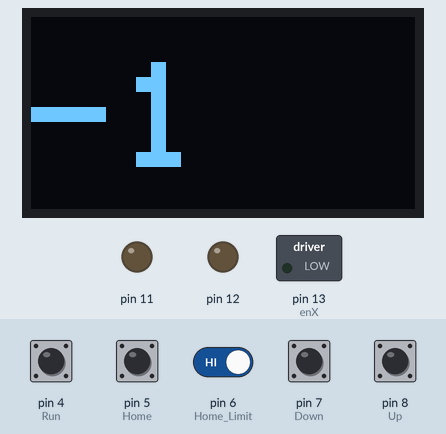
Simulated run of this sketch. Board: Arduino Uno, built with avr-gcc and run on an emulated ATmega328P. On the bench: 128×64 one-colour display, switched loads named in the sketch (green lamp = pin HIGH), output pins drawn as LEDs (lit = HIGH). The test bench sets the inputs (shaded band); at power-on: pin 4 (Run), pin 5 (Home), pin 6 (Home_Limit), pin 7 (Down), pin 8 (Up) HIGH. The display library's start-up logo is not drawn; what the sketch prints to the serial monitor is not drawn.

Above: at 2.2 s.
2.3 s: pin 4 (Run) pulled LOW for 0.15 s
At 3.7 s:
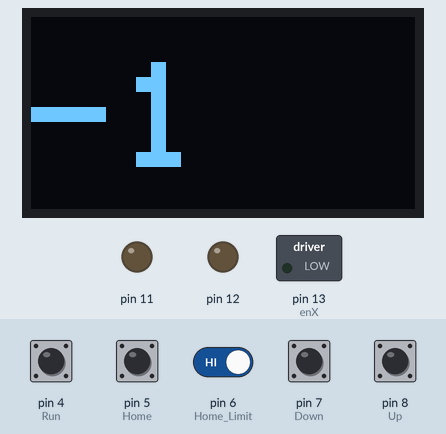
4.0 s: pin 5 (Home) pulled LOW for 0.15 s
At 4.7 s:
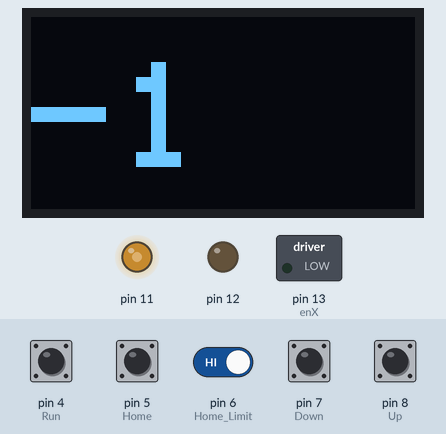
Timing chart, 0 to 7.0 s (numbered marks = the images above; inputs shaded):
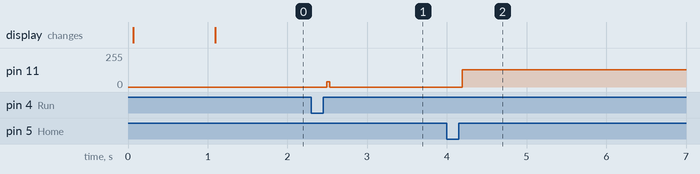

The sketch:

Banxoay_v11.ino
```cpp
//OLED
#include <SPI.h>
#include <Wire.h>
#include <Adafruit_GFX.h>
#include <Adafruit_SSD1306.h>  //https://github.com/adafruit/Adafruit_SSD1306

//OLED define
#define SCREEN_WIDTH 128  // OLED display width, in pixels
#define SCREEN_HEIGHT 64  // OLED display height, in pixels
// Declaration for an SSD1306 display connected to I2C (SDA, SCL pins)
Adafruit_SSD1306 oled(SCREEN_WIDTH, SCREEN_HEIGHT, &Wire, -1);

//
#include <EEPROM.h>

#include <math.h>
#include "StepperMotor.h"
#define pulX 11
#define dirX 12
#define enX 13

#define Run 4
#define Home 5
#define Home_Limit 6
#define Down 7
#define Up 8

StepperMotor stepperX(pulX, dirX);

bool debug = true;
bool MXA = false;
bool MH = false;
long t = millis();
int address = 0 ; //address store

float disPerRoundX = 360;
float gearX = 1;
int microStepX = 10000;
float stepsPerUnitX = microStepX * gearX / disPerRoundX;
float speedX = 3000;  //chinh toc do X

long Xd = -30;
long Xa = 0;
long X = 0;


void setup() {
  Serial.begin(115200);

  pinMode(enX, OUTPUT);
  pinMode(Run, INPUT_PULLUP);
  pinMode(Home, INPUT_PULLUP);
  pinMode(Home_Limit, INPUT_PULLUP);
  pinMode(Down, INPUT_PULLUP);
  pinMode(Up, INPUT_PULLUP);

  digitalWrite(enX, LOW);
  delay(10);

  //read data from EEPROM
  Xd = EEPROMReadlong(address);

  //For OLED I2C
  if (!oled.begin(SSD1306_SWITCHCAPVCC, 0x3C)) {  // Address 0x3D for 128x64
    Serial.println(F("SSD1306 allocation failed"));
    for (;;)
      ;
  }
  oled.display();
  delay(1000);
  // Clear the buffer
  oled.clearDisplay();
}

void loop() {

  // Serial.println(analogRead(A0));

  if (!MXA && !MH) {
    oled.clearDisplay();
    oledDisplay(5, 0, 15, Xd);  //size,x,y,value

    if (!digitalRead(Run)) {
      t = millis();
      while (!digitalRead(Run)) {
        Serial.println("Press Run button ");
      }
      if (millis() - t > 10) {
        MXA = true;
        Xa = Xa + Xd;
        X = Xa * stepsPerUnitX;
      }
      Serial.print("XA: ");
      Serial.println(Xa);
    } else if (!digitalRead(Home)) {
      t = millis();
      while (!digitalRead(Home)) {
        Serial.println("Press Home button ");
      }
      if (millis() - t > 10) {
        MH = true;
        Xa = 0;
      }
    } else if (!digitalRead(Down)) {
      t = millis();
      while (!digitalRead(Down)) {
        Serial.println("Press Down button ");
      }
      if (millis() - t > 10) {
        Xd = Xd - 1;
        EEPROMWritelong(address, Xd);
      }
    } else if (!digitalRead(Up)) {
      t = millis();
      while (!digitalRead(Up)) {
        Serial.println("Press Down button ");
      }
      if (millis() - t > 10) {
        Xd = Xd + 1;
        EEPROMWritelong(address, Xd);
      }
    }
  }

  if (MXA) {
    stepperX.DRVA(X, speedX);
    if (stepperX.getExeCompleteFlag()) {
      MXA = false;
      if (debug) {
        Serial.print("X go to A: ");
        Serial.println(X);
        Serial.print("Position: ");
        Serial.println(stepperX.getCurrentPosition());
      }
      delay(10);
    }
  }
  if (MH) {
    bool home_dir = Xd < 0 ? false : true;
    stepperX.ZRN(speedX, speedX / 15, Home_Limit, home_dir);
    if (stepperX.getExeCompleteFlag()) {
      MH = false;
      if (debug) {
        Serial.print("Come to home ");
        Serial.println(stepperX.getCurrentPosition());
      }
    }
  }
}

void oledDisplay(int size, int x, int y, float value) {
  oled.setTextSize(size);
  oled.setTextColor(SSD1306_WHITE);
  oled.setCursor(x, y);
  if (value > 0) {
    oled.print("+");
    oled.print(value, 0);
  } else {
    oled.print(value, 0);
  }
  oled.display();
}

void EEPROMWritelong(int address, long value)
{
  //Decomposition from a long to 4 bytes by using bitshift.
  //One = Most significant -> Four = Least significant byte
  byte four = (value & 0xFF);
  byte three = ((value >> 8) & 0xFF);
  byte two = ((value >> 16) & 0xFF);
  byte one = ((value >> 24) & 0xFF);

  //Write the 4 bytes into the eeprom memory.
  EEPROM.write(address, four);
  EEPROM.write(address + 1, three);
  EEPROM.write(address + 2, two);
  EEPROM.write(address + 3, one);
}

//This function will return a 4 byte (32bit) long from the eeprom
//at the specified address to adress + 3.
long EEPROMReadlong(long address)
{
  //Read the 4 bytes from the eeprom memory.
  long four = EEPROM.read(address);
  long three = EEPROM.read(address + 1);
  long two = EEPROM.read(address + 2);
  long one = EEPROM.read(address + 3);

  //Return the recomposed long by using bitshift.
  return ((four << 0) & 0xFF) + ((three << 8) & 0xFFFF) + ((two << 16) & 0xFFFFFF) + ((one << 24) & 0xFFFFFFFF);
}
```

StepperMotor.cpp
```cpp
#include "Arduino.h"
#include "StepperMotor.h"

StepperMotor::StepperMotor(int p, int d)
  : pp(p), pd(d) {
  t_us = micros();
  pinMode(pp, OUTPUT);
  pinMode(pd, OUTPUT);
}
long StepperMotor::getCurrentPosition() {
  return position;
}
bool StepperMotor::getDirection() {
  return direction;
}
bool StepperMotor::getExeCompleteFlag() {
  return exe_complete_flag;
}
void StepperMotor::PLSV(long f) {
  if (f == 0) return;
  interval = 1000000.0 / abs(f) * 0.5;
  if (micros() - t_us >= interval) {
    d_state = f < 0 ? false : true;
    p_state = !p_state;
    t_us = micros();
    digitalWrite(pp, p_state);
    digitalWrite(pd, d_state);
    if (p_state == false) {
      position = f > 0 ? position + 1 : position - 1;
    }
  }
}

void StepperMotor::ZRN(long fr, long fc, int ns, bool dir) {
  if (!pulse_output_flag) {
    interval = 1000000.0 / abs(fr) * 0.5;
    d_state = dir;
    pinMode(ns, INPUT_PULLUP);
    digitalWrite(pd, d_state);
    exe_complete_flag = false;
  }

  if (micros() - t_us >= interval) {
    p_state = !p_state;
    t_us = micros();
    digitalWrite(pp, p_state);
    pulse_output_flag = true;
    if (p_state == false) {
      position = position - 1;
    }
  }
  if (digitalRead(ns) == 0) {
    delay(10);
    interval = 1000000.0 / abs(fc) * 0.5;
    digitalWrite(pd, d_state);
    while (digitalRead(ns) == 0) {
      if (micros() - t_us >= interval) {
        p_state = !p_state;
        t_us = micros();
        digitalWrite(pp, p_state);
        pulse_output_flag = true;
        if (p_state == false) {
          position = position + 1;
        }
      }
    }
    pulse_output_flag = false;
    exe_complete_flag = true;
    position = 0;
  }
}

void StepperMotor::DRVI(long p, long f) {
  if (!pulse_output_flag) {
    increment = 0;
  }
  if (f == 0 || p == 0 || p == increment) {
    exe_complete_flag = true;
    pulse_output_flag = false;
    return;
  } else {
    exe_complete_flag = false;
  }
  interval = 1000000.0 / abs(f) * 0.5;
  if (micros() - t_us >= interval) {
    d_state = p < 0 ? false : true;
    p_state = !p_state;
    t_us = micros();

    digitalWrite(pp, p_state);
    digitalWrite(pd, d_state);

    pulse_output_flag = true;

    if (p_state == true) {
      increment = p > 0 ? increment + 1 : increment - 1;
      position = p > 0 ? position + 1 : position - 1;
    }
  }
}
void StepperMotor::DRVA(long p, long f) {
  if (f == 0 || p == position) {
    exe_complete_flag = true;
    pulse_output_flag = false;
    return;
  } else {
    exe_complete_flag = false;
  }
  interval = 1000000.0 / abs(f) * 0.5;
  if (micros() - t_us >= interval) {
    d_state = p - position < 0 ? false : true;
    p_state = !p_state;
    t_us = micros();

    digitalWrite(pp, p_state);
    digitalWrite(pd, d_state);

    pulse_output_flag = true;

    if (p_state == false) {
      position = p - position < 0 ? position - 1 : position + 1;
    }
  }
}
```

StepperMotor.h
```cpp
#ifndef StepperMotor_h
#define StepperMotor_h

class StepperMotor {
    private:
        int pp;
        int pd;
        long position = 0;
        long increment = 0;
        bool exe_complete_flag = false;
        bool pulse_output_flag = false;
        bool direction = false;
        long t_us;
        double interval = 0;
        bool p_state = false;
        bool d_state = false;

    public:
        StepperMotor(int p, int d);
        long getCurrentPosition();
        bool getDirection();
        bool getExeCompleteFlag();
        void PLSV(long f); //f: speed
        void DRVI(long p, long f); //p: pulse, f: speed
        void DRVA(long p, long f); //p: pulse, f: speed
        void ZRN(long fr, long fc, int ns, bool dir); //fr: Zero Return Speed, fc: Creep Speed, ns: Near Point Signal, dir: int dir to home
};

#endif
```

Measured:
- after the input at 2.3 s, pin 11: 0/255 → 38/255 after 0.19 s, → 0/255 0.04 s later
- after the input at 4.0 s, pin 11: 0/255 → 128/255 after 0.19 s
